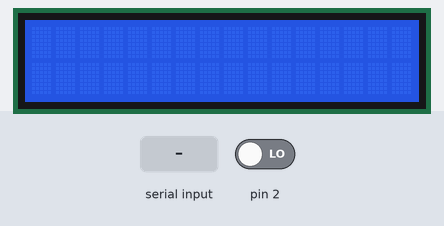
The sketch below on a simulated Arduino Uno, built with avr-gcc and run on an emulated ATmega328P. On the bench: 16×2 character LCD. The test bench sets the inputs (shaded band); at power-on: pin 2 LOW. What the sketch prints to the serial monitor is not drawn.

Above: at 1.2 s.
1.3 s: "A" received over Serial
At 3.7 s:
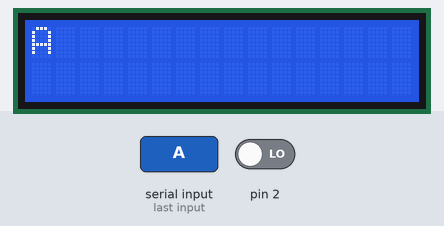
4.1 s: "C" received over Serial
At 4.4 s:
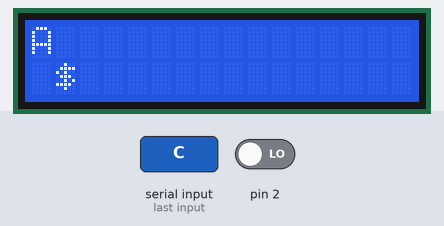
6.4 s: pin 2 driven HIGH
At 7.2 s:
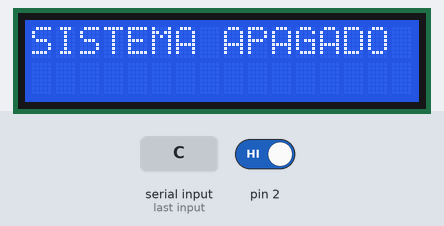
Timing chart, 0 to 9.4 s (numbered marks = the images above; inputs shaded):
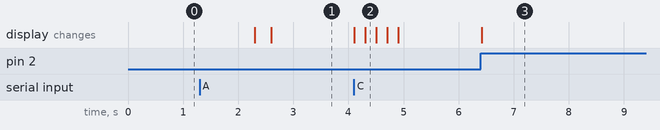

The sketch:

BasantesHugoLCD.ino
```cpp
// UNIVERSIDAD TÉCNICA DEL NORTE
//           FICA/CIERCOM

// HUGO BASANTES

// SISTEMAS MICROPROCESADOS
// VISUALIZACION EN LCD

/////////////////////
#include <LiquidCrystal.h>
LiquidCrystal lcd (13, 12, 11, 10, 9, 8);
String dato;
int tamano;
int estado = 0;
//////////////////////////
void setup() {
  Serial.begin(9600);
  lcd.begin(16, 2);
  attachInterrupt (0, interruptor, RISING); // en el pin 2 cambia de estado BAJO a ALTO con el interruptor
}

void loop() {
  if (estado == 0) {
    if (Serial.available() > 0) {
      lcd.clear ();
      grabarP();
      iniciar();
      Serial.println(" ");
    }
  }
  else {
    lcd.clear();
    estado = estado - 1;
    Serial.println("SISTEMA APAGADO");
    lcd.print("SISTEMA APAGADO");
    Serial.end ();
  }
}
////////////////////

void interruptor () {
  estado = estado + 1;
}
////////////////////

void tiempoEspera () {
  for (; Serial.available () == 0;) {

  }
}
////////////////////

void grabarP () {
  Serial.println ("Ingrese la Palabra");
  tiempoEspera();
  dato = Serial.readString();
  tamano = dato.length();
  lcd.print(dato);
  delay(300);
  lcd.println(" ");
}
////////////////////

void iniciar () {
  Serial.print ( "Digite como visualizar la palabra: A(),B(),C(). ");
  tiempoEspera();
  char opcion = Serial.read();
  int i;
  int j = 0;
  char mensaje[tamano];
  switch (opcion)
  {
    case 'A':
      for (i = tamano; i >= 0; i--)
      {
        lcd.print(dato);
        lcd.setCursor(0, 0);
        lcd.autoscroll();
        lcd.print(" ");
        delay(100);
      }
      lcd.noAutoscroll();
      lcd.clear();
      break;
    case 'B':
      lcd.setCursor(16, 0);
      lcd.print(dato);
      i = 0;
      for (; i < (17 + tamano); i++) {
        lcd.setCursor(16, 0);
        lcd.autoscroll();
        lcd.print(" ");
        delay(100);
      }
      lcd.noAutoscroll();
      lcd.clear();
      break;
    case 'C':
      i = 0;
      dato.toCharArray(mensaje, tamano + 1);
      for (i = tamano; i >= 0; i--) {
        j = 1 - j;
        lcd.setCursor(i, j);
        lcd.print(mensaje[i]);
        delay(200);
        lcd.setCursor(i, j);
        lcd.print('$');
      }
      for (; i < tamano; i++) {
        j = 1 - j;
        lcd.setCursor(i, j);
        lcd.print(mensaje[i]);
        delay(200);
        lcd.setCursor(i, j);
        lcd.print(" ");
      }
      lcd.clear();
      break;
    default:
      Serial.println(" ");
      grabarP();
      break;
  }
}
```

Measured:
- after the input at 1.3 s, the display: first changes after 1.0 s (image 1 shows a later state)
- after the input at 6.4 s, the display: changes at once (image 3)
